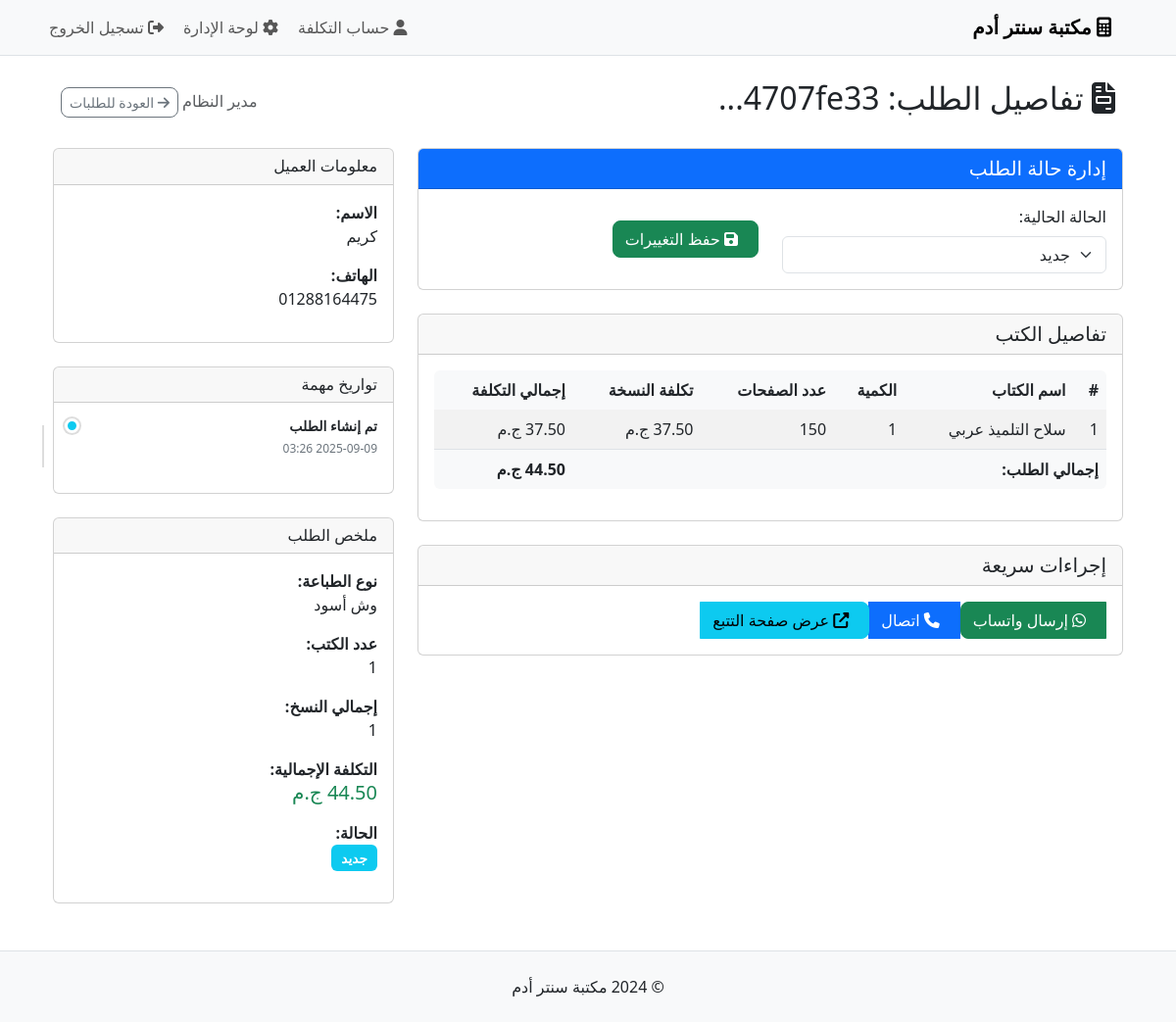
Screenshot of /admin/orders/4707fe33-ab46-41ef-b0d5-1b040bf6c40a (signed in) with the database file from the repository.
### models.py (models this page shows, shortened)
class Order(db.Model):
    __tablename__ = 'orders'
    id = Column(Integer, primary_key=True)
    order_number = Column(String(36), unique=True, nullable=False, default=lambda: str(uuid.uuid4()))
    customer_name = Column(String(100))
    customer_phone = Column(String(20))
    total_cost = Column(Float, nullable=False)
    status = Column(String(20), default='new')  # new, in_progress, completed
    printing_type_id = Column(Integer, ForeignKey('printing_prices.id'))
    selected_addons = Column(Text)  # JSON string of selected addons
    created_at = Column(DateTime, default=datetime.utcnow)
    completed_at = Column(DateTime)
    employee_id = Column(Integer, ForeignKey('employees.id'))
    printing_type = relationship('PrintingPrice', backref='orders')
    employee = relationship('Employee', backref='orders')
    order_items = relationship('OrderItem', backref='order', lazy=True, cascade='all, delete-orphan')

class OrderItem(db.Model):
    __tablename__ = 'order_items'
    id = Column(Integer, primary_key=True)
    order_id = Column(Integer, ForeignKey('orders.id'), nullable=False)
    book_id = Column(Integer, ForeignKey('books.id'), nullable=False)
    quantity = Column(Integer, nullable=False, default=1)
    unit_cost = Column(Float, nullable=False)  # Cost per copy
    total_cost = Column(Float, nullable=False)  # Total cost for this item
    book = relationship('Book', backref='order_items')

class Book(db.Model):
    __tablename__ = 'books'
    id = Column(Integer, primary_key=True)
    name = Column(String(200), nullable=False)
    page_count = Column(Integer, nullable=False)
    description = Column(Text)
    is_active = Column(Boolean, default=True)
    subject_id = Column(Integer, ForeignKey('subjects.id'), nullable=False)

class PrintingPrice(db.Model):
    __tablename__ = 'printing_prices'
    id = Column(Integer, primary_key=True)
    name = Column(String(100), nullable=False, unique=True)  # e.g., "وش أسود", "وش وظهر أسود"
    price_per_unit = Column(Float, nullable=False)
    pages_per_unit = Column(Integer, nullable=False)  # How many pages per unit (2 for single-sided, 4 for double-sided)
    description = Column(Text)
    is_active = Column(Boolean, default=True)

### routes.py (the view)
@app.route('/admin/orders/<order_number>')
@login_required
def admin_order_detail(order_number):
    order = Order.query.filter_by(order_number=order_number).first_or_404()
    return render_template('admin/order_detail.html',
                         order=order,
                         employee_name=session.get('employee_name', 'الموظف'))

### routes.py (called while the page is built)
def login_required(f):
    @wraps(f)
    def decorated_function(*args, **kwargs):
        if not session.get('admin_logged_in'):
            flash('يجب تسجيل الدخول للوصول لهذه الصفحة', 'error')
            return redirect(url_for('admin_login'))
        return f(*args, **kwargs)
    return decorated_function

### templates/admin/order_detail.html (shortened to what this page needs)
{% extends 'base.html' %}
{% block content %}
<div class="container-fluid mt-4">
    <div class="row">
        <div class="col-12">
            <div class="d-flex justify-content-between align-items-center mb-4">
                <h2>
                    <i class="fas fa-file-invoice me-2"></i>
                    تفاصيل الطلب: {{ order.order_number[:8] }}...
                </h2>
                <div>
                    <span class="text-muted">{{ employee_name }}</span>
                    <a href="{{ url_for('admin_orders') }}" class="btn btn-outline-secondary btn-sm ms-2">
                        <i class="fas fa-arrow-right"></i> العودة للطلبات
                    </a>
                </div>
            </div>
            <div class="row">
                <div class="col-lg-8">
                    <div class="card mb-4">
                        <div class="card-header bg-primary text-white">
                            <h5 class="mb-0">إدارة حالة الطلب</h5>
                        </div>
                        <div class="card-body">
                            <form method="POST" action="{{ url_for('update_order_status', order_number=order.order_number) }}">
                                <div class="row align-items-center">
                                    <div class="col-md-6">
                                        <label for="status" class="form-label">الحالة الحالية:</label>
                                        <select name="status" id="status" class="form-select">
                                            <option value="new" {% if order.status == 'new' %}selected{% endif %}>جديد</option>
                                        </select>
                                    </div>
                                    <div class="col-md-6">
                                        <button type="submit" class="btn btn-success">
                                            <i class="fas fa-save me-2"></i>
                                            حفظ التغييرات
                                        </button>
                                    </div>
                                </div>
                            </form>
                        </div>
                    </div>
                    <div class="card mb-4">
                        <div class="card-header">
                            <h5 class="mb-0">تفاصيل الكتب</h5>
                        </div>
                        <div class="card-body">
                            <div class="table-responsive">
                                <table class="table table-striped">
                                    <thead>
                                        <tr>
                                            <th>#</th>
                                            <th>اسم الكتاب</th>
                                            <th>الكمية</th>
                                            <th>عدد الصفحات</th>
                                            <th>تكلفة النسخة</th>
                                            <th>إجمالي التكلفة</th>
                                        </tr>
                                    </thead>
                                    <tbody>
                                        {% for item in order.order_items %}
                                        <tr>
                                            <td>{{ loop.index }}</td>
                                            <td>{{ item.book.name }}</td>
                                            <td>{{ item.quantity }}</td>
                                            <td>{{ item.book.page_count }}</td>
                                            <td>{{ "%.2f"|format(item.unit_cost) }} ج.م</td>
                                            <td>{{ "%.2f"|format(item.total_cost) }} ج.م</td>
                                        </tr>
                                        {% endfor %}
                                    </tbody>
                                    <tfoot>
                                        <tr class="table-success">
                                            <th colspan="5" class="text-end">إجمالي الطلب:</th>
                                            <th>{{ "%.2f"|format(order.total_cost) }} ج.م</th>
                                        </tr>
                                    </tfoot>
                                </table>
                            </div>
                        </div>
                    </div>
                    <div class="card">
                        <div class="card-header">
                            <h5 class="mb-0">إجراءات سريعة</h5>
                        </div>
                        <div class="card-body">
                            <div class="btn-group" role="group">
                                {% if order.customer_phone %}
                                <a href="https://wa.me/{{ order.customer_phone }}?text=مرحباً {{ order.customer_name }}، بخصوص طلبكم رقم {{ order.order_number }} من مكتبة سنتر أدم - 01225860004"
                                   class="btn btn-success"
                                   target="_blank">
                                    <i class="fab fa-whatsapp me-2"></i>
                                    إرسال واتساب
                                </a>
                                <a href="tel:{{ order.customer_phone }}" class="btn btn-primary">
                                    <i class="fas fa-phone me-2"></i>
                                    اتصال
                                </a>
                                {% endif %}
                                <a href="{{ url_for('track_order', order_number=order.order_number) }}"
                                   class="btn btn-info"
                                   target="_blank">
                                    <i class="fas fa-external-link-alt me-2"></i>
                                    عرض صفحة التتبع
                                </a>
                            </div>
                        </div>
                    </div>
                </div>
                <div class="col-lg-4">
                    <div class="card mb-4">
                        <div class="card-header">
                            <h6 class="mb-0">معلومات العميل</h6>
                        </div>
                        <div class="card-body">
                            <p><strong>الاسم:</strong><br>{{ order.customer_name or 'غير محدد' }}</p>
                            <p><strong>الهاتف:</strong><br>{{ order.customer_phone or 'غير محدد' }}</p>
                        </div>
                    </div>
                    <div class="card mb-4">
                        <div class="card-header">
                            <h6 class="mb-0">تواريخ مهمة</h6>
                        </div>
                        <div class="card-body">
                            <div class="timeline">
                                <div class="timeline-item">
                                    <div class="timeline-marker bg-info"></div>
                                    <div class="timeline-content">
                                        <h6 class="timeline-title">تم إنشاء الطلب</h6>
                                        <p class="timeline-text">{{ order.created_at.strftime('%Y-%m-%d %H:%M') }}</p>
                                    </div>
                                </div>
                            </div>
                        </div>
                    </div>
                    <div class="card">
                        <div class="card-header">
                            <h6 class="mb-0">ملخص الطلب</h6>
                        </div>
                        <div class="card-body">
                            <p><strong>نوع الطباعة:</strong><br>{{ order.printing_type.name if order.printing_type else 'غير محدد' }}</p>
                            <p><strong>عدد الكتب:</strong><br>{{ order.order_items|length }}</p>
                            <p><strong>إجمالي النسخ:</strong><br>{{ order.order_items|sum(attribute='quantity') }}</p>
                            <p><strong>التكلفة الإجمالية:</strong><br>
                                <span class="h5 text-success">{{ "%.2f"|format(order.total_cost) }} ج.م</span>
                            </p>
                            <p><strong>الحالة:</strong><br>
                                {% if order.status == 'new' %}
                                <span class="badge bg-info">جديد</span>
                                {% elif order.status == 'in_progress' %}
                                <span class="badge bg-warning">قيد التنفيذ</span>
                                {% elif order.status == 'completed' %}
                                <span class="badge bg-success">مكتمل</span>
                                {% endif %}
                            </p>
                        </div>
                    </div>
                </div>
            </div>
        </div>
    </div>
</div>
{% endblock %}

### static/css/style.css (style rules this page uses)
body { font-family: 'Segoe UI', Tahoma, Geneva, Verdana, sans-serif; background-color: #ffffff; color: #212529; }
[dir="rtl"] { text-align: right; }
.card { transition: all 0.3s ease; }
.btn { border-radius: 8px; font-weight: 500; }
.table { border-radius: 0.375rem; overflow: hidden; }
.table th { background-color: #f8f9fa; border: none; font-weight: 600; color: #212529; }
.badge { font-size: 0.85em; padding: 0.5em 0.75em; }

### templates/admin/order_detail.html (style rules this page uses)
.timeline { position: relative; padding-left: 30px; }
.timeline-item { position: relative; margin-bottom: 20px; }
.timeline-marker { position: absolute; left: -35px; top: 0; width: 15px; height: 15px; border-radius: 50%; border: 3px solid #fff; box-shadow: 0 0 0 2px #ddd; }
.timeline-content { padding-left: 10px; }
.timeline-title { font-size: 14px; font-weight: bold; margin-bottom: 5px; }
.timeline-text { font-size: 12px; color: #6c757d; margin-bottom: 0; }
.timeline::before { content: ''; position: absolute; left: -28px; top: 7px; bottom: -10px; width: 2px; background: #ddd; }

### rows the page displays
Order: order_number "4707fe33", status "جديد", total_cost "44.50", customer_name "كريم", customer_phone "01288164475", created_at "2025-09-09 03:26"
OrderItem: book.name "سلاح التلميذ عربي", quantity "1", book.page_count "150", unit_cost "37.50", total_cost "37.50"
PrintingPrice: printing_type "وش أسود"

### other values shown
{{ employee_name }} "مدير النظام"
{{ order.order_items|length }} "1"
{{ order.order_items|sum(attribute='quantity') }} "1"
